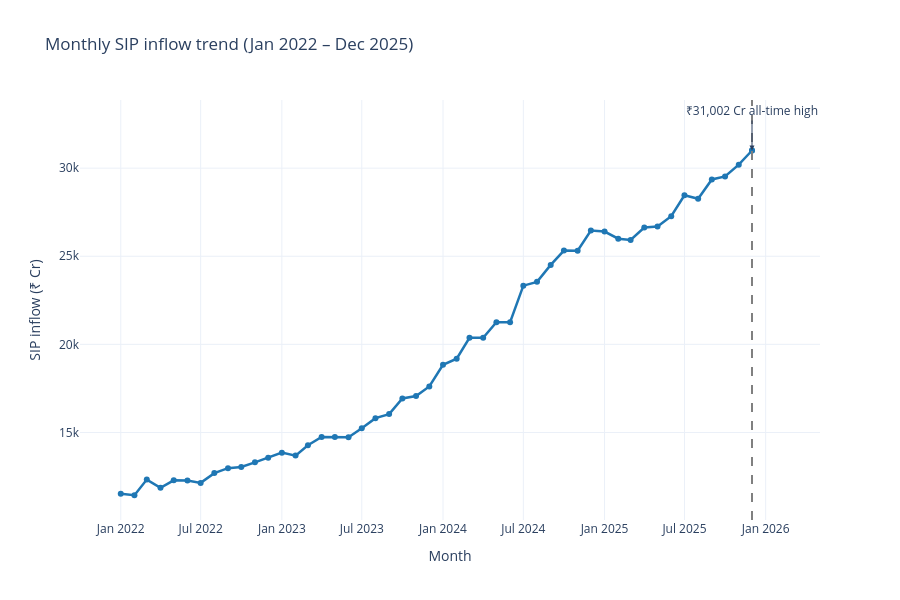

The notebook cell this image was saved under:
### Markdown cell above
Insight: SBI Mutual Fund maintained a clear AUM leadership position through the period, underscoring its scale advantage within the industry. Supporting chart: Chart 2.

### Code cell
# 3) SIP inflow time-series — monthly SIP trend with milestone annotation
sip = df_4.copy()
sip['month'] = pd.to_datetime(sip['month'])
sip = sip.sort_values('month')

milestone = pd.DataFrame({'month': [pd.Timestamp('2025-12-01')], 'sip_inflow_crore': [31002]})
plot_df = pd.concat([sip, milestone], ignore_index=True)

fig = go.Figure()
fig.add_trace(go.Scatter(x=plot_df['month'], y=plot_df['sip_inflow_crore'], mode='lines+markers', name='Monthly SIP inflow', line=dict(color='#1f77b4', width=2.5)))
fig.add_annotation(x=pd.Timestamp('2025-12-01'), y=31002, text='₹31,002 Cr all-time high', showarrow=True, arrowhead=2, ax=0, ay=-40)
fig.add_vline(x=pd.Timestamp('2025-12-01'), line_dash='dash', line_color='gray')
fig.update_layout(title='Monthly SIP inflow trend (Jan 2022 – Dec 2025)', xaxis_title='Month', yaxis_title='SIP inflow (₹ Cr)', template='plotly_white', height=600)
save_plotly_chart(fig, '03_sip_inflow_trend')
fig.show()
